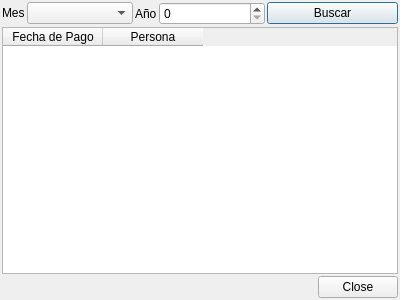
<?xml version="1.0" encoding="UTF-8"?>
<ui version="4.0">
 <class>DlgListado</class>
 <widget class="QDialog" name="DlgListado">
  <property name="geometry">
   <rect>
    <x>0</x>
    <y>0</y>
    <width>400</width>
    <height>300</height>
   </rect>
  </property>
  <property name="windowTitle">
   <string>Dialog</string>
  </property>
  <layout class="QVBoxLayout" name="verticalLayout">
   <property name="spacing">
    <number>2</number>
   </property>
   <property name="leftMargin">
    <number>2</number>
   </property>
   <property name="topMargin">
    <number>2</number>
   </property>
   <property name="rightMargin">
    <number>2</number>
   </property>
   <property name="bottomMargin">
    <number>2</number>
   </property>
   <item>
    <layout class="QHBoxLayout" name="horizontalLayout">
     <property name="spacing">
      <number>2</number>
     </property>
     <item>
      <layout class="QFormLayout" name="formLayout">
       <property name="horizontalSpacing">
        <number>2</number>
       </property>
       <property name="verticalSpacing">
        <number>2</number>
       </property>
       <item row="0" column="0">
        <widget class="QLabel" name="label">
         <property name="text">
          <string>Mes</string>
         </property>
        </widget>
       </item>
       <item row="0" column="1">
        <widget class="QComboBox" name="cboMeses"/>
       </item>
      </layout>
     </item>
     <item>
      <layout class="QFormLayout" name="formLayout_2">
       <property name="horizontalSpacing">
        <number>2</number>
       </property>
       <property name="verticalSpacing">
        <number>2</number>
       </property>
       <item row="0" column="0">
        <widget class="QLabel" name="label_2">
         <property name="text">
          <string>Año</string>
         </property>
        </widget>
       </item>
       <item row="0" column="1">
        <widget class="QSpinBox" name="spinYear"/>
       </item>
      </layout>
     </item>
     <item>
      <widget class="QPushButton" name="btnBuscar">
       <property name="text">
        <string>Buscar</string>
       </property>
      </widget>
     </item>
    </layout>
   </item>
   <item>
    <widget class="QTableWidget" name="tblListado">
     <property name="editTriggers">
      <set>QAbstractItemView::NoEditTriggers</set>
     </property>
     <property name="showDropIndicator" stdset="0">
      <bool>false</bool>
     </property>
     <property name="dragDropOverwriteMode">
      <bool>false</bool>
     </property>
     <property name="alternatingRowColors">
      <bool>true</bool>
     </property>
     <property name="selectionBehavior">
      <enum>QAbstractItemView::SelectRows</enum>
     </property>
     <property name="sortingEnabled">
      <bool>true</bool>
     </property>
     <column>
      <property name="text">
       <string>Fecha de Pago</string>
      </property>
     </column>
     <column>
      <property name="text">
       <string>Persona</string>
      </property>
     </column>
    </widget>
   </item>
   <item>
    <widget class="QDialogButtonBox" name="buttonBox">
     <property name="orientation">
      <enum>Qt::Horizontal</enum>
     </property>
     <property name="standardButtons">
      <set>QDialogButtonBox::Close</set>
     </property>
    </widget>
   </item>
  </layout>
 </widget>
 <resources/>
 <connections>
  <connection>
   <sender>buttonBox</sender>
   <signal>accepted()</signal>
   <receiver>DlgListado</receiver>
   <slot>accept()</slot>
   <hints>
    <hint type="sourcelabel">
     <x>248</x>
     <y>254</y>
    </hint>
    <hint type="destinationlabel">
     <x>157</x>
     <y>274</y>
    </hint>
   </hints>
  </connection>
  <connection>
   <sender>buttonBox</sender>
   <signal>rejected()</signal>
   <receiver>DlgListado</receiver>
   <slot>reject()</slot>
   <hints>
    <hint type="sourcelabel">
     <x>316</x>
     <y>260</y>
    </hint>
    <hint type="destinationlabel">
     <x>286</x>
     <y>274</y>
    </hint>
   </hints>
  </connection>
 </connections>
</ui>
